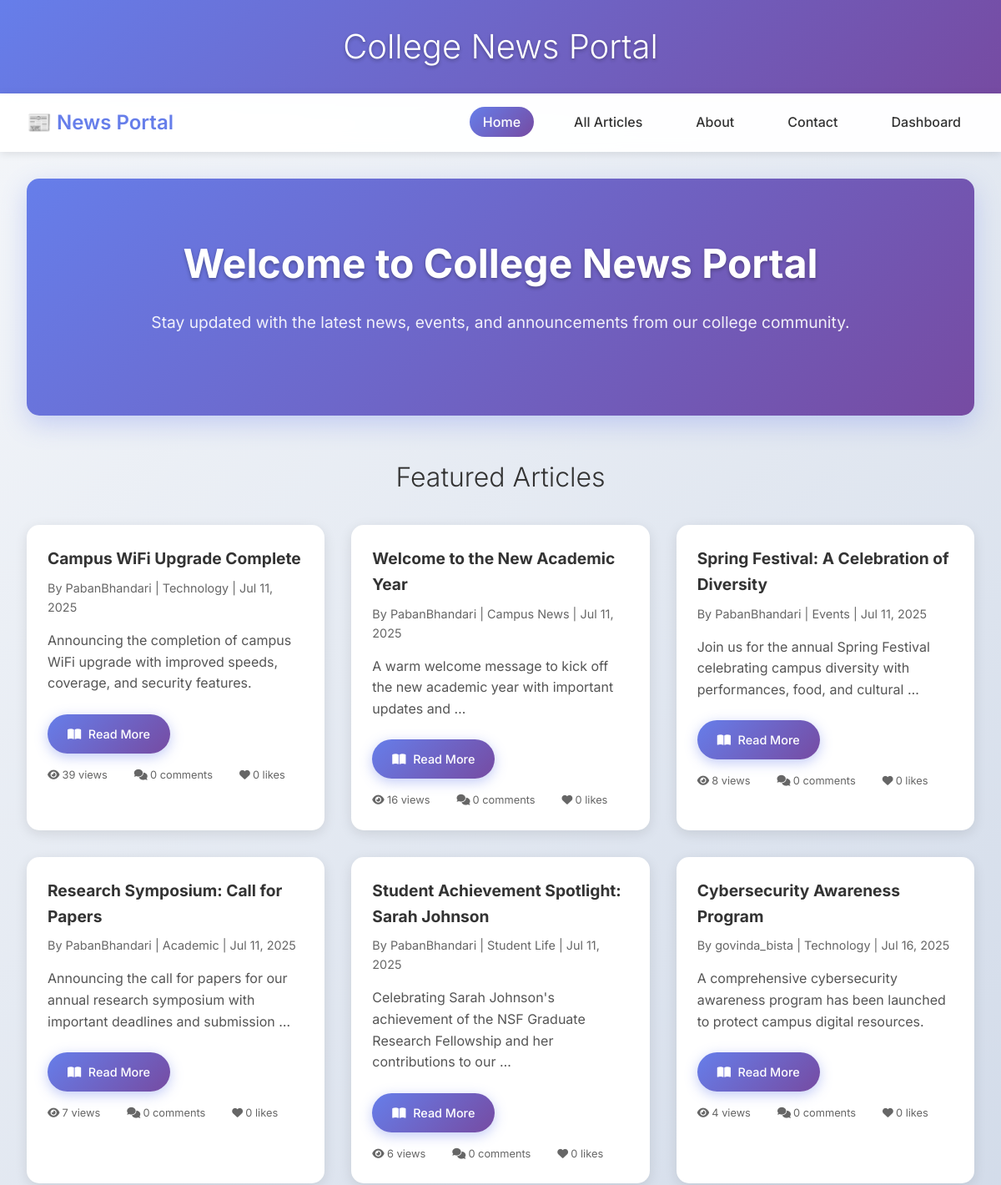
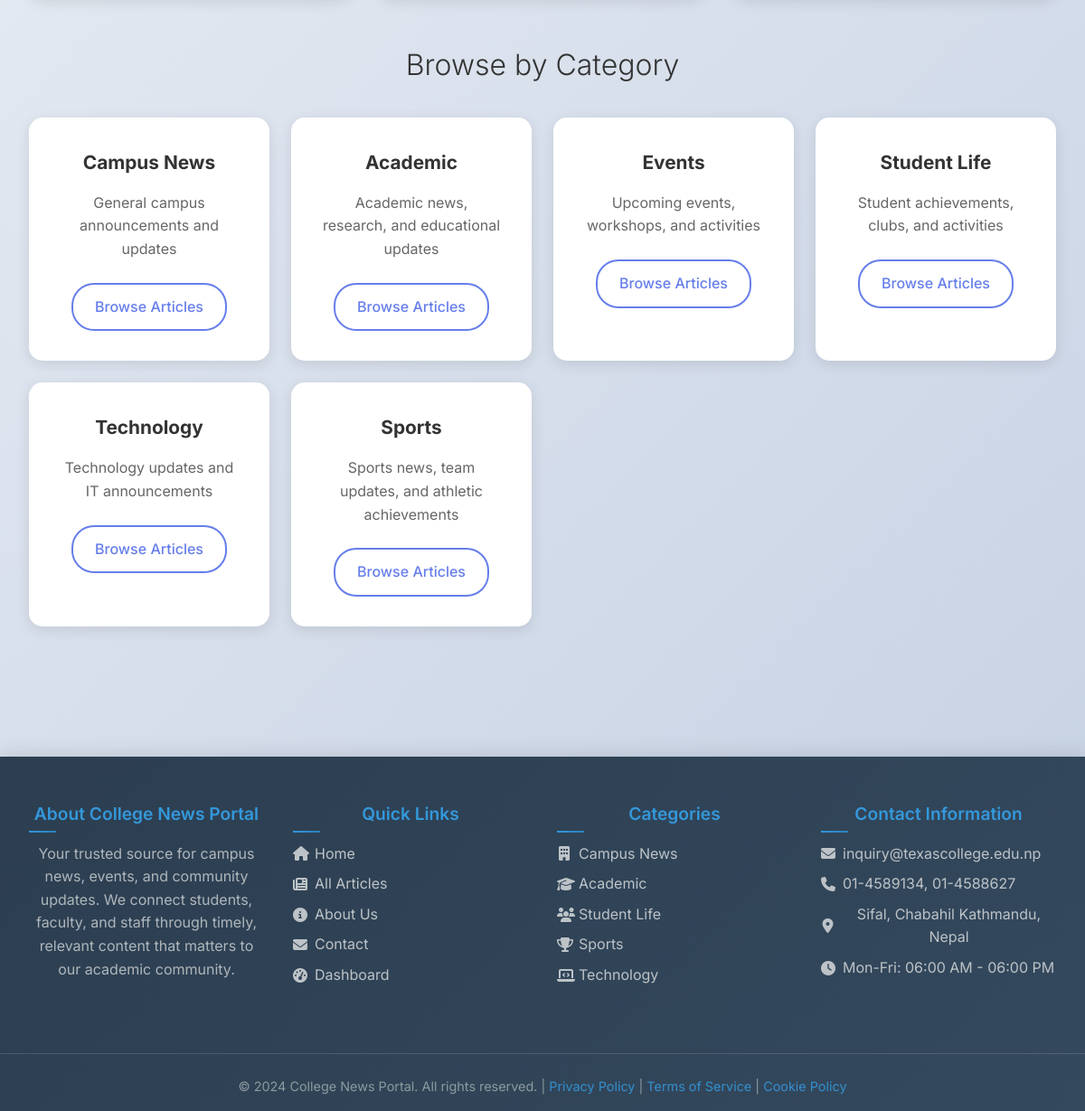
The app's page / (signed in) with its own data (2 pictures, top to bottom).
### news/models.py (models this page shows, shortened)
class NewsArticle(models.Model):
    STATUS_CHOICES = [
        ('draft', 'Draft'),
        ('published', 'Published'),
        ('archived', 'Archived'),
    ]
    title = models.CharField(max_length=200)
    content = models.TextField()
    summary = models.TextField(max_length=500, blank=True)
    author = models.ForeignKey(User, on_delete=models.CASCADE, related_name='articles')
    category = models.ForeignKey(Category, on_delete=models.CASCADE, related_name='articles')
    status = models.CharField(max_length=20, choices=STATUS_CHOICES, default='draft')
    created_at = models.DateTimeField(auto_now_add=True)
    updated_at = models.DateTimeField(auto_now=True)
    published_at = models.DateTimeField(blank=True, null=True)
    views = models.PositiveIntegerField(default=0)
    class Meta:
        ordering = ['-published_at', '-created_at']
    @property
    def like_count(self):
        return self.likes.count()
    @property
    def comment_count(self):
        return self.comments.filter(is_approved=True).count()

class Category(models.Model):
    name = models.CharField(max_length=100)
    description = models.TextField(blank=True)
    created_at = models.DateTimeField(auto_now_add=True)
    class Meta:
        verbose_name_plural = "Categories"

### news/views.py (the view)
# urls.py: 2. Add a URL to urlpatterns:  path('', views.home, name='home')
def home(request):
    featured_articles = NewsArticle.objects.filter(
        status='published'
    ).order_by('-views', '-published_at')[:6]
    categories = Category.objects.all()
    context = {
        'featured_articles': featured_articles,
        'categories': categories,
    }
    return render(request, 'home.html', context)

### news/templates/home.html (shortened to what this page needs)
{% extends 'base_home.html' %}
{% block content %}
<div class="hero-section">
    <h1>Welcome to College News Portal</h1>
    <p>Stay updated with the latest news, events, and announcements from our college community.</p>
</div>
{% if featured_articles %}
<div class="featured-articles">
    <h2>Featured Articles</h2>
    <div class="articles-grid">
        {% for article in featured_articles %}
        <div class="article-card">
            <div class="article-content">
                <h3><a href="{% url 'article_detail' article.id %}">{{ article.title }}</a></h3>
                <p class="article-meta">
                    By {{ article.author.username }} | {{ article.category.name }} | {{ article.published_at|date:"M d, Y" }}
                </p>
                <div class="article-summary-container">
                    <p class="article-summary" id="summary-{{ article.id }}">
                        {{ article.summary|default:article.content|truncatewords:15 }}
                    </p>
                    <a href="{% url 'article_detail' article.id %}" class="read-more-btn">
                        <i class="fas fa-book-open"></i> Read More
                    </a>
                </div>
                <div class="article-stats">
                    <span><i class="fas fa-eye"></i> {{ article.views }} views</span>
                    <span><i class="fas fa-comments"></i> {{ article.comment_count }} comments</span>
                    <span><i class="fas fa-heart"></i> {{ article.like_count }} likes</span>
                </div>
            </div>
        </div>
        {% endfor %}
    </div>
</div>
{% endif %}
<div class="categories-section">
    <h2>Browse by Category</h2>
    <div class="categories-grid">
        {% for category in categories %}
        <div class="category-card">
            <h3>{{ category.name }}</h3>
            <p>{{ category.description|default:"Explore articles in this category." }}</p>
            <a href="{% url 'article_list' %}?category={{ category.id }}" class="btn btn-outline">Browse Articles</a>
        </div>
        {% endfor %}
    </div>
</div>
{% endblock %}

### news/templates/base_home.html (style rules this page uses)
* { margin: 0; padding: 0; box-sizing: border-box; }
body { font-family: 'Inter', 'Segoe UI', Tahoma, Geneva, Verdana, sans-serif; line-height: 1.6; background: linear-gradient(135deg, #f5f7fa 0%, #c3cfe2 100%); min-height: 100vh; }
.btn { background: linear-gradient(135deg, #667eea 0%, #764ba2 100%); color: white; padding: 0.75rem 1.5rem; border: none; border-radius: 25px; cursor: pointer; font-weight: 500; transition: all 0.3s ease; text-decoration: none; display: inline-block; box-shadow: 0 4px 15px rgba(102, 126, 234, 0.4); }
.btn-outline { background: transparent; color: #667eea; border: 2px solid #667eea; box-shadow: none; }
.hero-section { text-align: center; padding: 4rem 0; background: linear-gradient(135deg, #667eea 0%, #764ba2 100%); color: white; margin-bottom: 3rem; border-radius: 20px; box-shadow: 0 10px 30px rgba(102, 126, 234, 0.3); }
.hero-section h1 { font-size: 3rem; margin-bottom: 1rem; font-weight: 300; text-shadow: 0 2px 4px rgba(0,0,0,0.3); }
.hero-section p { font-size: 1.3rem; margin-bottom: 2rem; opacity: 0.9; }
.featured-articles { margin-bottom: 3rem; }
.featured-articles h2 { text-align: center; color: #333; margin-bottom: 2rem; font-size: 2rem; font-weight: 300; }
.articles-grid { display: grid; grid-template-columns: repeat(auto-fit, minmax(350px, 1fr)); gap: 2rem; margin-top: 1rem; }
.article-card { background: white; border-radius: 15px; overflow: hidden; box-shadow: 0 10px 30px rgba(0,0,0,0.1); transition: all 0.3s ease; border: 1px solid rgba(255,255,255,0.2); }
.article-content { padding: 2rem; }
.article-content h3 { margin-bottom: 1rem; font-size: 1.3rem; }
.article-content h3 a { color: #333; text-decoration: none; transition: color 0.3s ease; }
.article-meta { color: #666; font-size: 0.9rem; margin-bottom: 1rem; display: flex; gap: 1rem; flex-wrap: wrap; }
.article-summary { color: #555; margin-bottom: 1.5rem; line-height: 1.6; }
.article-stats { display: flex; gap: 1rem; font-size: 0.8rem; color: #666; }
.categories-section { margin-bottom: 3rem; }
.categories-section h2 { text-align: center; color: #333; margin-bottom: 2rem; font-size: 2rem; font-weight: 300; }
.categories-grid { display: grid; grid-template-columns: repeat(auto-fit, minmax(280px, 1fr)); gap: 2rem; margin-top: 1rem; }
.category-card { background: white; padding: 2.5rem; border-radius: 15px; text-align: center; box-shadow: 0 10px 30px rgba(0,0,0,0.1); transition: all 0.3s ease; border: 1px solid rgba(255,255,255,0.2); }
.category-card h3 { color: #333; margin-bottom: 1rem; font-size: 1.4rem; }
.category-card p { color: #666; margin-bottom: 2rem; line-height: 1.6; }
html { scroll-behavior: smooth; }
.fas { margin-right: 0.3rem; }
.article-stats i { margin-right: 0.2rem; }
.article-stats span { display: inline-flex; align-items: center; margin-right: 1rem; }

### records on screen
NewsArticle: title "Campus WiFi Upgrade Complete", author.username "PabanBhandari", category.name "Technology", published_at "Jul 11, 2025", summary "Announcing the completion of campus WiFi upgrade with improved speeds, coverage, and security features.", views "39", comment_count "0", like_count "0"
NewsArticle: title "Welcome to the New Academic Year", author.username "PabanBhandari", category.name "Campus News", published_at "Jul 11, 2025", summary "A warm welcome message to kick off the new academic year with important updates and …", views "16", comment_count "0", like_count "0"
NewsArticle: title "Spring Festival: A Celebration of Diversity", author.username "PabanBhandari", category.name "Events", published_at "Jul 11, 2025", summary "Join us for the annual Spring Festival celebrating campus diversity with performances, food, and cultural …", views "8", comment_count "0", like_count "0"
NewsArticle: title "Research Symposium: Call for Papers", author.username "PabanBhandari", category.name "Academic", published_at "Jul 11, 2025", summary "Announcing the call for papers for our annual research symposium with important deadlines and submission …", views "7", comment_count "0", like_count "0"
NewsArticle: title "Student Achievement Spotlight: Sarah Johnson", author.username "PabanBhandari", category.name "Student Life", published_at "Jul 11, 2025", summary "Celebrating Sarah Johnson's achievement of the NSF Graduate Research Fellowship and her contributions to our …", views "6", comment_count "0", like_count "0"
NewsArticle: title "Cybersecurity Awareness Program", author.username "govinda_bista", category.name "Technology", published_at "Jul 16, 2025", summary "A comprehensive cybersecurity awareness program has been launched to protect campus digital resources.", views "4", comment_count "0", like_count "0"
Category: name "Campus News", description "General campus announcements and updates"
Category: name "Academic", description "Academic news, research, and educational updates"
Category: name "Events", description "Upcoming events, workshops, and activities"
Category: name "Student Life", description "Student achievements, clubs, and activities"
Category: name "Technology", description "Technology updates and IT announcements"
Category: name "Sports", description "Sports news, team updates, and athletic achievements"
